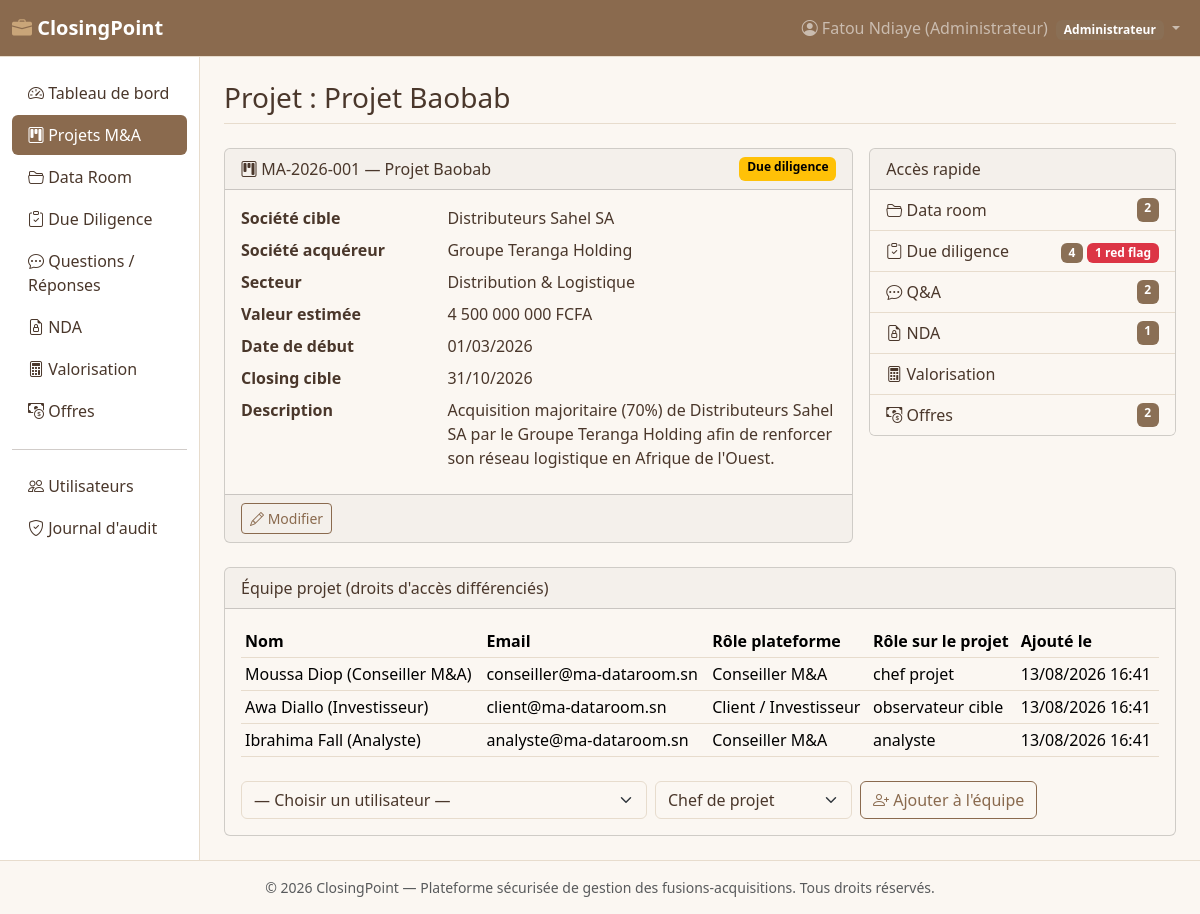
The app's page /modules/projects/view.php?id=1 (signed in) with its own data.
### tables this page shows
CREATE TABLE users (
    id INT AUTO_INCREMENT PRIMARY KEY,
    full_name VARCHAR(120) NOT NULL,
    email VARCHAR(150) NOT NULL UNIQUE,
    password_hash VARCHAR(255) NOT NULL,
    role ENUM('admin','conseiller','client') NOT NULL DEFAULT 'client',
    phone VARCHAR(30) DEFAULT NULL,
    is_active TINYINT(1) NOT NULL DEFAULT 1,
    last_login DATETIME DEFAULT NULL,
    created_at DATETIME NOT NULL DEFAULT CURRENT_TIMESTAMP
);

CREATE TABLE ma_projects (
    id INT AUTO_INCREMENT PRIMARY KEY,
    code_projet VARCHAR(20) NOT NULL UNIQUE,
    nom_projet VARCHAR(180) NOT NULL,
    societe_cible VARCHAR(180) NOT NULL,
    societe_acquereur VARCHAR(180) NOT NULL,
    secteur VARCHAR(100) DEFAULT NULL,
    statut ENUM('prospection','nda_signe','due_diligence','negociation','closing','abandonne') NOT NULL DEFAULT 'prospection',
    valeur_estimee DECIMAL(18,2) DEFAULT NULL,
    devise VARCHAR(10) NOT NULL DEFAULT 'FCFA',
    date_debut DATE DEFAULT NULL,
    date_cible_closing DATE DEFAULT NULL,
    description TEXT,
    created_by INT NOT NULL,
    created_at DATETIME NOT NULL DEFAULT CURRENT_TIMESTAMP,
    updated_at DATETIME NOT NULL DEFAULT CURRENT_TIMESTAMP ON UPDATE CURRENT_TIMESTAMP,
    CONSTRAINT fk_proj_creator FOREIGN KEY (created_by) REFERENCES users(id) ON DELETE RESTRICT
);

CREATE TABLE project_team (
    id INT AUTO_INCREMENT PRIMARY KEY,
    project_id INT NOT NULL,
    user_id INT NOT NULL,
    role_projet ENUM('chef_projet','analyste','conseiller_juridique','conseiller_financier','observateur_cible') NOT NULL,
    date_ajout DATETIME NOT NULL DEFAULT CURRENT_TIMESTAMP,
    UNIQUE KEY uniq_project_user (project_id, user_id),
    CONSTRAINT fk_team_project FOREIGN KEY (project_id) REFERENCES ma_projects(id) ON DELETE CASCADE,
    CONSTRAINT fk_team_user FOREIGN KEY (user_id) REFERENCES users(id) ON DELETE CASCADE
);

### includes/security.php (called while the page is built, shortened)
<?php
function e(?string $value): string
{
    return htmlspecialchars($value ?? '', ENT_QUOTES, 'UTF-8');
}
function currentUser(): ?array
{
    return $_SESSION['user'] ?? null;
}

### modules/projects/view.php (the view, shortened to what this page needs)
<?php
require_once __DIR__ . '/../../includes/bootstrap.php';
$id = (int)($_GET['id'] ?? 0);
$stmt = $pdo->prepare('SELECT * FROM ma_projects WHERE id = :id');
$stmt->execute([':id' => $id]);
$project = $stmt->fetch();
$pageTitle = 'Projet : ' . $project['nom_projet'];
$team = $pdo->prepare(
    'SELECT pt.*, u.full_name, u.email, u.role AS user_role
     FROM project_team pt JOIN users u ON u.id = pt.user_id WHERE pt.project_id = :id ORDER BY pt.date_ajout'
);
$team->execute([':id' => $id]);
$team = $team->fetchAll();
$allUsers = $pdo->query('SELECT id, full_name, email, role FROM users WHERE is_active = 1 ORDER BY full_name')->fetchAll();
function countForProject(PDO $pdo, string $table, int $projectId, string $extraWhere = ''): int
{
    $stmt = $pdo->prepare("SELECT COUNT(*) FROM $table WHERE project_id = :id $extraWhere");
    $stmt->execute([':id' => $projectId]);
    return (int)$stmt->fetchColumn();
}
$counts = [
    'documents'  => countForProject($pdo, 'dataroom_documents', $id),
    'dd'         => countForProject($pdo, 'due_diligence_items', $id),
    'dd_alertes' => countForProject($pdo, 'due_diligence_items', $id, 'AND red_flag = 1'),
    'qa'         => countForProject($pdo, 'qa_questions', $id),
    'offers'     => countForProject($pdo, 'offers', $id),
    'ndas'       => countForProject($pdo, 'ndas', $id),
];
require __DIR__ . '/../../includes/header.php';
?>
<div class="row g-3 mb-4">
  <div class="col-lg-8">
    <div class="card">
      <div class="card-header d-flex justify-content-between">
        <span><i class="bi bi-kanban"></i> <?= e($project['code_projet']) ?> — <?= e($project['nom_projet']) ?></span>
        <?php echo projectStatusBadge($project['statut']); ?>
      </div>
      <div class="card-body">
        <dl class="row mb-0">
          <dt class="col-sm-4">Société cible</dt><dd class="col-sm-8"><?= e($project['societe_cible']) ?></dd>
          <dt class="col-sm-4">Société acquéreur</dt><dd class="col-sm-8"><?= e($project['societe_acquereur']) ?></dd>
          <dt class="col-sm-4">Secteur</dt><dd class="col-sm-8"><?= e($project['secteur'] ?: '—') ?></dd>
          <dt class="col-sm-4">Valeur estimée</dt><dd class="col-sm-8"><?= formatMoney($project['valeur_estimee'], $project['devise']) ?></dd>
          <dt class="col-sm-4">Date de début</dt><dd class="col-sm-8"><?= formatDate($project['date_debut']) ?></dd>
          <dt class="col-sm-4">Closing cible</dt><dd class="col-sm-8"><?= formatDate($project['date_cible_closing']) ?></dd>
          <dt class="col-sm-4">Description</dt><dd class="col-sm-8"><?= nl2br(e($project['description'] ?: '—')) ?></dd>
        </dl>
      </div>
      <?php if (in_array($user['role'], ['admin', 'conseiller'], true)): ?>
      <div class="card-footer">
        <a href="edit.php?id=<?= $id ?>" class="btn btn-sm btn-outline-primary"><i class="bi bi-pencil"></i> Modifier</a>
      </div>
      <?php endif; ?>
    </div>
  </div>
  <div class="col-lg-4">
    <div class="card">
      <div class="card-header">Accès rapide</div>
      <div class="list-group list-group-flush">
        <a href="<?= e(BASE_URL) ?>/modules/dataroom/index.php?project_id=<?= $id ?>" class="list-group-item d-flex justify-content-between">
          <span><i class="bi bi-folder2-open"></i> Data room</span><span class="badge text-bg-secondary"><?= $counts['documents'] ?></span>
        </a>
        <a href="<?= e(BASE_URL) ?>/modules/duediligence/list.php?project_id=<?= $id ?>" class="list-group-item d-flex justify-content-between">
          <span><i class="bi bi-clipboard-check"></i> Due diligence</span>
          <span><span class="badge text-bg-secondary"><?= $counts['dd'] ?></span> <span class="badge text-bg-danger"><?= $counts['dd_alertes'] ?> red flag</span></span>
        </a>
        <a href="<?= e(BASE_URL) ?>/modules/qa/list.php?project_id=<?= $id ?>" class="list-group-item d-flex justify-content-between">
          <span><i class="bi bi-chat-dots"></i> Q&amp;A</span><span class="badge text-bg-secondary"><?= $counts['qa'] ?></span>
        </a>
        <a href="<?= e(BASE_URL) ?>/modules/ndas/list.php?project_id=<?= $id ?>" class="list-group-item d-flex justify-content-between">
          <span><i class="bi bi-file-earmark-lock"></i> NDA</span><span class="badge text-bg-secondary"><?= $counts['ndas'] ?></span>
        </a>
        <a href="<?= e(BASE_URL) ?>/modules/valuation/list.php?project_id=<?= $id ?>" class="list-group-item"><i class="bi bi-calculator"></i> Valorisation</a>
        <a href="<?= e(BASE_URL) ?>/modules/offers/list.php?project_id=<?= $id ?>" class="list-group-item d-flex justify-content-between">
          <span><i class="bi bi-cash-coin"></i> Offres</span><span class="badge text-bg-secondary"><?= $counts['offers'] ?></span>
        </a>
      </div>
    </div>
  </div>
</div>
<div class="card">
  <div class="card-header">Équipe projet (droits d'accès différenciés)</div>
  <div class="card-body">
    <table class="table table-sm">
      <thead><tr><th>Nom</th><th>Email</th><th>Rôle plateforme</th><th>Rôle sur le projet</th><th>Ajouté le</th></tr></thead>
      <tbody>
        <?php foreach ($team as $t): ?>
          <tr>
            <td><?= e($t['full_name']) ?></td>
            <td><?= e($t['email']) ?></td>
            <td><?= e(roleLabel($t['user_role'])) ?></td>
            <td><?= e(str_replace('_', ' ', $t['role_projet'])) ?></td>
            <td><?= formatDate($t['date_ajout'], 'd/m/Y H:i') ?></td>
          </tr>
        <?php endforeach; ?>
      </tbody>
    </table>
    <?php if (in_array($user['role'], ['admin', 'conseiller'], true)): ?>
    <form method="post" class="row g-2 mt-2">
      <div class="col-auto">
        <select name="user_id" class="form-select" required>
          <option value="">— Choisir un utilisateur —</option>
        </select>
      </div>
      <div class="col-auto">
        <select name="role_projet" class="form-select">
          <option value="chef_projet">Chef de projet</option>
        </select>
      </div>
      <div class="col-auto"><button class="btn btn-outline-primary"><i class="bi bi-person-plus"></i> Ajouter à l'équipe</button></div>
    </form>
    <?php endif; ?>
  </div>
</div>
<?php require __DIR__ . '/../../includes/footer.php'; ?>

### includes/header.php (shortened to what this page needs)
<?php
$user = currentUser();
$pageTitle = $pageTitle ?? SITE_NAME;
?>
<!DOCTYPE html>
<html lang="fr">
<head>
<link rel="stylesheet" href="https://cdn.jsdelivr.net/npm/bootstrap@5.3.3/dist/css/bootstrap.min.css">
<link rel="stylesheet" href="https://cdn.jsdelivr.net/npm/bootstrap-icons@1.11.3/font/bootstrap-icons.css">
<link rel="stylesheet" href="<?= e(BASE_URL) ?>/public/assets/css/style.css">
</head>
<body>
<nav class="navbar navbar-expand-lg navbar-dark bg-dark border-bottom">
  <div class="container-fluid">
    <a class="navbar-brand fw-bold" href="<?= e(BASE_URL) ?>/public/dashboard.php">
      <i class="bi bi-briefcase-fill"></i> <?= e(SITE_NAME) ?>
    </a>
    <div class="collapse navbar-collapse" id="navMain">
      <ul class="navbar-nav ms-auto">
        <?php if ($user): ?>
        <li class="nav-item dropdown">
          <a class="nav-link dropdown-toggle" href="#" role="button" data-bs-toggle="dropdown">
            <i class="bi bi-person-circle"></i> <?= e($user['full_name']) ?>
            <span class="badge text-bg-secondary ms-1"><?= e(roleLabel($user['role'])) ?></span>
          </a>
        </li>
        <?php endif; ?>
      </ul>
    </div>
  </div>
</nav>
<div class="container-fluid">
  <div class="row">
    <?php if ($user): ?><?php require __DIR__ . '/sidebar.php'; ?><?php endif; ?>
    <main class="<?= $user ? 'col-md-10 ms-sm-auto' : 'col-12' ?> px-md-4 py-4">
      <h1 class="h3 mb-4 border-bottom pb-2"><?= e($pageTitle) ?></h1>

### public/assets/css/style.css (style rules this page uses)
:root { --cp-nude: #F5EDE4; --cp-camel: #C9A579; --cp-camel-dark: #B08D63; --cp-brown: #8A6A4E; --cp-brown-dark: #6E4A33; --cp-text: #4A372B; --bs-body-bg: #FBF7F2; --bs-body-color: var(--cp-text); --bs-primary: var(--cp-brown); --bs-primary-rgb: 138, 106, 78; --bs-primary-bg-subtle: var(--cp-nude); --bs-primary-border-subtle: #D9BFA0; --bs-primary-text-emphasis: var(--cp-brown-dark); --bs-secondary: #8A6F55; --bs-secondary-rgb: 138, 111, 85; --bs-dark: var(--cp-brown); --bs-dark-rgb: 138, 106, 78; --bs-border-color: #E7DCCD; --bs-link-color: var(--cp-brown); --bs-link-color-rgb: 138, 106, 78; --bs-link-hover-color: var(--cp-brown-dark); --bs-link-hover-color-rgb: 110, 74, 51; }
body { background-color: var(--bs-body-bg); }
.navbar-brand i { color: var(--cp-camel); }
.btn-outline-primary { --bs-btn-color: var(--cp-brown); --bs-btn-border-color: var(--cp-brown); --bs-btn-hover-color: #fff; --bs-btn-hover-bg: var(--cp-brown); --bs-btn-hover-border-color: var(--cp-brown); --bs-btn-active-color: #fff; --bs-btn-active-bg: var(--cp-brown); --bs-btn-active-border-color: var(--cp-brown); --bs-btn-disabled-color: var(--cp-brown); --bs-btn-disabled-border-color: var(--cp-brown); }

### records on screen
users: full_name "Fatou Ndiaye (Administrateur)", role "Administrateur"
ma_projects: code_projet "MA-2026-001", nom_projet "Projet Baobab", societe_cible "Distributeurs Sahel SA", societe_acquereur "Groupe Teranga Holding", secteur "Distribution & Logistique", valeur_estimee+devise "4 500 000 000 FCFA", date_debut "01/03/2026", date_cible_closing "31/10/2026", description "Acquisition majoritaire (70%) de Distributeurs Sahel SA par le Groupe Teranga Holding afin de renforcer son réseau logistique en Afrique de l'Ouest."
project_team: id "2", user "4", project "1", user.full_name "Ibrahima Fall (Analyste)", user.email "analyste@ma-dataroom.sn", user.role "Conseiller M&A", role_projet "analyste", date_ajout "13/08/2026 16:41"
project_team: user.full_name "Moussa Diop (Conseiller M&A)", user.email "conseiller@ma-dataroom.sn", user.role "Conseiller M&A", role_projet "chef projet", date_ajout "13/08/2026 16:41"
project_team: user.full_name "Awa Diallo (Investisseur)", user.email "client@ma-dataroom.sn", user.role "Client / Investisseur", role_projet "observateur cible", date_ajout "13/08/2026 16:41"

### other values on screen
SITE_NAME "ClosingPoint"
$label "Tableau de bord Projets M&A Data Room Due Diligence Questions / Réponses NDA Valorisation Offres Utilisateurs Journal d'audit"
$pageTitle "Projet : Projet Baobab"
$label "Due diligence"
